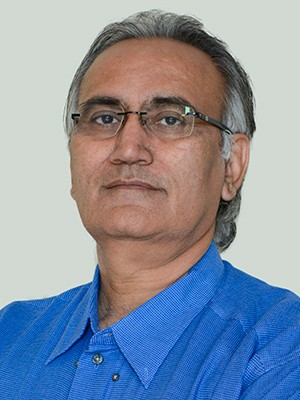
#> input picture sampleimg/img1.jpg, 300 x 400 px
$ python hello.py
#> lines starting #> are read from the running program, lines starting #| are printed output that depends on the picture
from PIL import Image, ImageOps
import numpy as np
import matplotlib.pyplot as plt

n=3

img1 = Image.open('sampleimg/img1.jpg')
#> img1 is the input picture: PIL image 300x400 RGB; mean R, G, B 136.2, 146.4, 162.8
img2 = Image.open('sampleimg/img2.jpg')
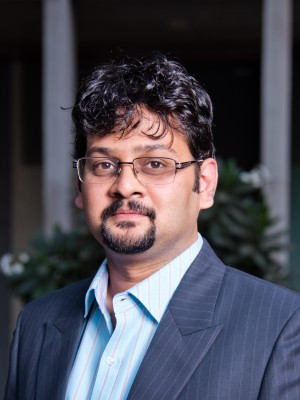
#> input picture sampleimg/img2.jpg, 300 x 400 px
#> img2 is the input picture: PIL image 300x400 RGB; mean R, G, B 76.3, 74.4, 84.7
img3 = Image.open('sampleimg/img3.jpg')
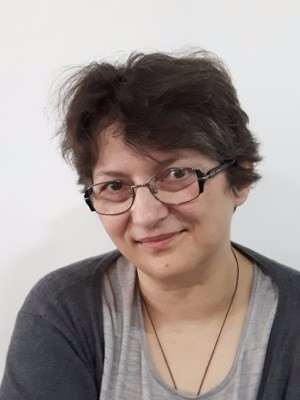
#> input picture sampleimg/img3.jpg, 300 x 400 px
#> img3 is the input picture: PIL image 300x400 RGB; mean R, G, B 159.7, 148.6, 145
img4 = Image.open('sampleimg/img4.jpg')
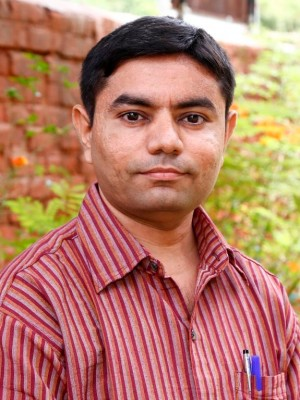
#> input picture sampleimg/img4.jpg, 300 x 400 px
#> img4 is the input picture: PIL image 300x400 RGB; mean R, G, B 181.5, 124.1, 104.7
resized_img1=img1.resize((n,n))
resized_img2=img2.resize((n,n))
resized_img3=img3.resize((n,n))
resized_img4=img4.resize((n,n))

img1_2 = ImageOps.grayscale(resized_img1)
img2_2 = ImageOps.grayscale(resized_img2)
img3_2 = ImageOps.grayscale(resized_img3)
img4_2 = ImageOps.grayscale(resized_img4)

#img2.show()

b1 = np.array(img1_2)
#> b1 = [[190, 123, 165], [189, 124, 162], [118, 106, 102]]
b2 = np.array(img2_2)
#> b2 = [[45, 41, 41], [62, 136, 73], [75, 138, 81]]
b3 = np.array(img3_2)
#> b3 = [[201, 114, 183], [194, 106, 147], [99, 140, 135]]
b4 = np.array(img4_2)
#> b4 = [[121, 130, 186], [134, 123, 166], [118, 122, 136]]
b1_new=b1.reshape((n*n,1))
#> b1_new = [190, 123, 165, 189, 124, 162, 118, 106, 102]
b2_new=b2.reshape((n*n,1))
#> b2_new = [45, 41, 41, 62, 136, 73, 75, 138, 81]
b3_new=b3.reshape((n*n,1))
#> b3_new = [201, 114, 183, 194, 106, 147, 99, 140, 135]
b4_new=b4.reshape((n*n,1))
#> b4_new = [121, 130, 186, 134, 123, 166, 118, 122, 136]
meanmatrix=(b1+b2+b3+b4)/4
#> meanmatrix = [[11.25, 38, 15.75], [16.75, 58.25, 9], [38.5, 62.5, 49.5]]
combined=np.concatenate([b1,b2,b3,b4],axis=1)
# print(meanmatrix)
print(combined)
#| [[190 123 165  45  41  41 201 114 183 121 130 186]
#|  [189 124 162  62 136  73 194 106 147 134 123 166]
#|  [118 106 102  75 138  81  99 140 135 118 122 136]]
b1new=b1-meanmatrix
#> b1new = [[178.8, 85, 149.2], [172.2, 65.75, 153], [79.5, 43.5, 52.5]]
b2new=b2-meanmatrix
#> b2new = [[33.75, 3, 25.25], [45.25, 77.75, 64], [36.5, 75.5, 31.5]]
b3new=b3-meanmatrix
#> b3new = [[189.8, 76, 167.2], [177.2, 47.75, 138], [60.5, 77.5, 85.5]]
b4new=b4-meanmatrix
#> b4new = [[109.8, 92, 170.2], [117.2, 64.75, 157], [79.5, 59.5, 86.5]]

# plt.imshow(b1new, interpolation='nearest')
# plt.show()
plt.imshow(combined, interpolation='nearest')
plt.show()
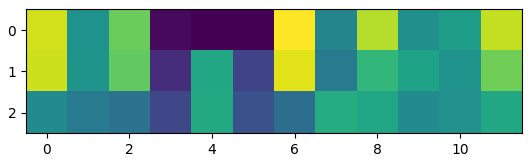
#> figure drawn by matplotlib, 1 panel
# plt.imshow(b1, interpolation='nearest')
# plt.show()
